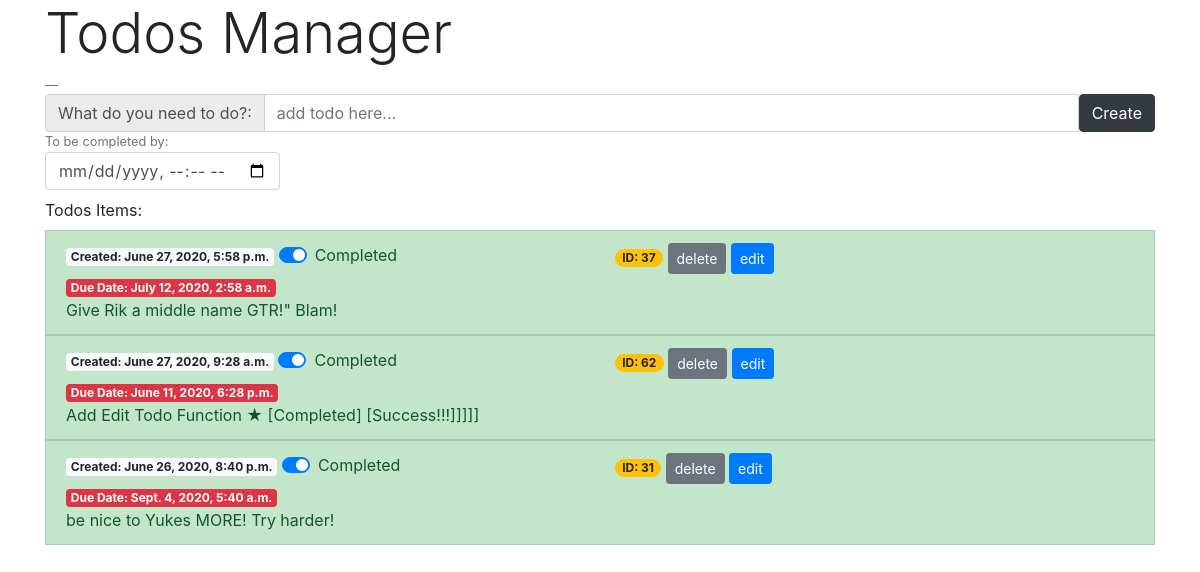
/todo/, run on an earlier commit of the app's database.
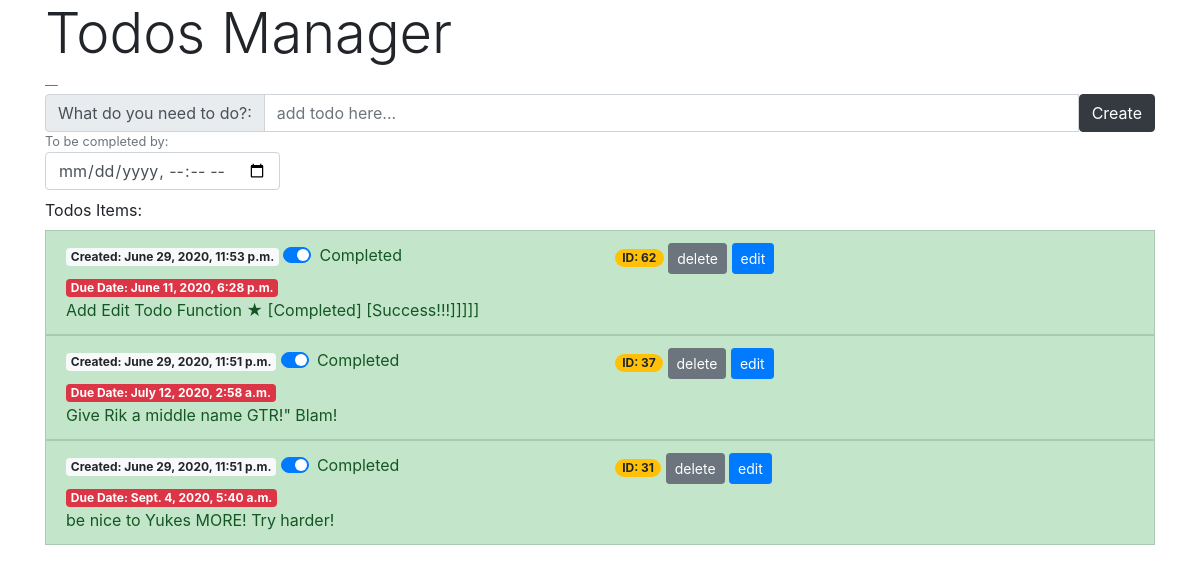
And on a later commit of the database.
### Todos/models.py (models this page shows)
class TodoItem(models.Model):
    content = models.TextField()
    timestamp = models.DateTimeField(auto_now=True)
    target_timestamp = models.DateTimeField()
    btc = models.DateTimeField(auto_now=True)
    todo_status = models.BooleanField(db_index=True, default=True)

### Todos/views.py (the view)
# urls.py: path('todo/', todoView ),
def todoView(request):
    allItems = TodoItem.objects.all().order_by('-timestamp')
    return render(request,"todo.html", {'all_Items': allItems} )

### templates/todo.html (shortened to what this page needs)
<!DOCTYPE html>
<html lang="en">
<head>
<link rel="stylesheet" href="https://stackpath.bootstrapcdn.com/bootstrap/4.5.0/css/bootstrap.min.css">
</head>
<body>
    <div class="container">
        <h1 class="display-4">Todos Manager</h1>
        <header class="blockquote-footer">
            <form action="/addtodo/" method="post">{% csrf_token%}
                <div class="input-group flex-nowrap">
                  <div class="input-group-prepend">
                    <span class="input-group-text" id="addon-wrapping">What do you need to do?: </span>
                  </div>
                    <input required="true" class="form-control" placeholder="add todo here..." type="text" name="content"/>
                        <input type="submit" class="btn btn-dark" value="Create"/>
                </div>
                 <div>
                     <div>
                         <label>To be completed by:
                         <div>
                             <input required="true" class="form-control" type="datetime-local"
                               name="target_datetime" value=""
                               min="2018-06-07T00:00" max="2030-06-14T00:00">
                            </label>
                         </div>
                      </div>
                  </div>
        <label>Todos Items:</label>
        <ul class="list-group">
            {% for todo_item in all_Items %}
                <div>
                    <li class="{% if todo_item.todo_status %}list-group-item list-group-item-success{% else %}list-group-item list-group-item-info{% endif %}">
                        <div class="row">
                            <div class="col-6">
                                <div class="badge badge-light">Created: {{todo_item.timestamp}}</div>
                            <form id="todoStatus_form" action="/todoswitchstate/{{todo_item.id}}"
                                                                      style="display: inline-block;"
                                                                      method="post">{% csrf_token%}
                                <div class="custom-control custom-switch">
                                  <label class="custom-control-label" for="switch{{todo_item.id}}">{% if todo_item.todo_status %} Completed{% else %}Awaiting{% endif %}</label>
                                </div>
                            </form>
                            </div>
                            <div class="col-sm-5 offset-sm-2 col-md-6 offset-md-0">
                                    <div class="badge badge-pill badge-warning">ID: {{todo_item.id}}</div>
                                    <form action="/deletetodo/{{todo_item.id}}"
                                          style="display: inline-block;"
                                          method="post">{% csrf_token%}
                                            <input class="btn btn-secondary btn-sm" type="submit" value="delete"/>
                                    </form>
                                     <form action="/edittodo/{{todo_item.id}}"
                                          style="display: inline-block;"
                                          method="post">{% csrf_token%}
                                         <input class="btn btn-primary btn-sm" type="submit" value="edit"/>
                                     </form>
                            </div>
                        </div>
                       <div>
                            <span class="badge badge-danger">Due Date: {{todo_item.target_timestamp}}</span>
                       </div>
                       <div>
                           <span> {{todo_item.content}}</span>
                       </div>
                    </li>
                </div>
            {% endfor %}
        </ul>
</body>
</html>

What changed in the data, as far as the page shows it:
changed TodoItem "Add Edit Todo Function ★ [Completed] [Success!!!]]]]]": timestamp "June 27, 2020, 9:28 a.m." → "June 29, 2020, 11:53 p.m."; moves up the list
changed TodoItem "Give Rik a middle name GTR!\" Blam!": timestamp "June 27, 2020, 5:58 p.m." → "June 29, 2020, 11:51 p.m."
changed TodoItem "be nice to Yukes MORE! Try harder!": timestamp "June 26, 2020, 8:40 p.m." → "June 29, 2020, 11:51 p.m."
